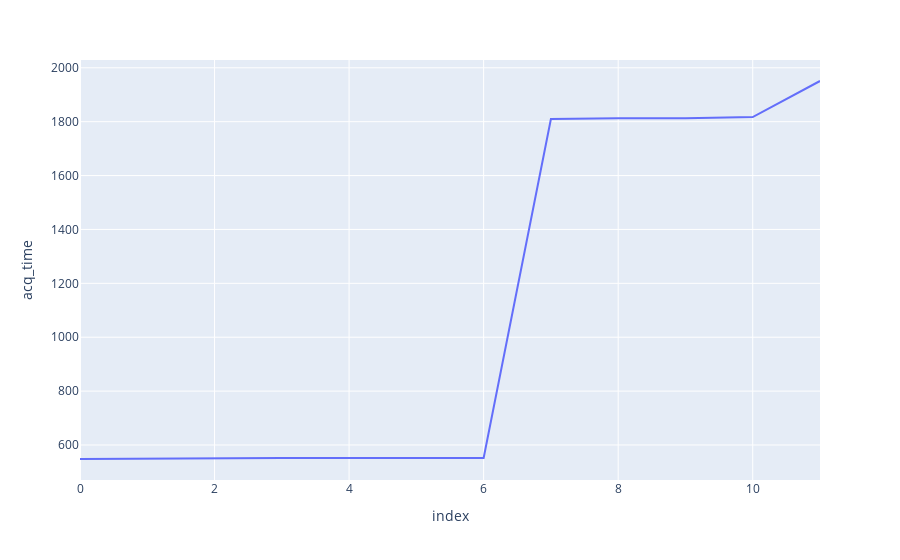

The cell this chart's notebook holds for it:
### Code cell
px.line(df_nrt, y='acq_time')

### Figure 1 — Plotly figure (JSON) as saved in the notebook; plotly's stock layout.template omitted (floating-point values rounded to 4 significant figures)
{"data": [{"hovertemplate": "index=%{x}<br>acq_time=%{y}<extra></extra>", "legendgroup": "", "line": {"color": "#636efa", "dash": "solid"}, "marker": {"symbol": "circle"}, "mode": "lines", "name": "", "orientation": "v", "showlegend": false, "type": "scatter", "x": [0, 1, 2, 3, 4, 5, 6, 7, 8, 9, 10, 11], "xaxis": "x", "y": [548, 550, 552, 552, 552, 552, 552, 1810, 1813, 1813, 1817, 1951], "yaxis": "y"}], "layout": {"legend": {"tracegroupgap": 0}, "margin": {"t": 60}, "xaxis": {"anchor": "y", "domain": [0, 1], "title": {"text": "index"}}, "yaxis": {"anchor": "x", "domain": [0, 1], "title": {"text": "acq_time"}}}}
